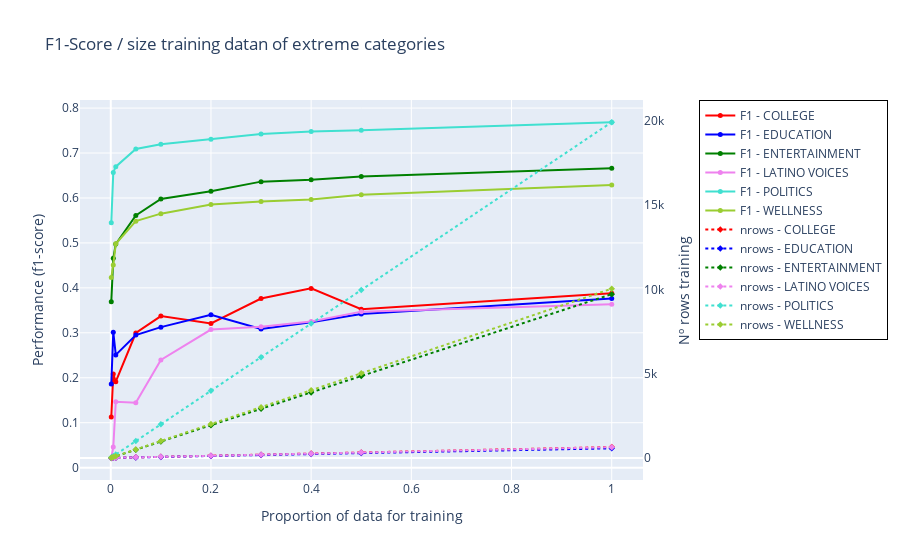

The cell this chart's notebook holds for it:
### Code cell
top_categories(sim_tops)

### Figure 1 — Plotly figure (JSON) as saved in the notebook; plotly's stock layout.template omitted (floating-point values rounded to 4 significant figures)
{"data": [{"marker": {"color": "red", "size": 5, "symbol": "circle"}, "mode": "lines+markers", "name": "F1 - COLLEGE", "type": "scatter", "x": [0.001, 0.005, 0.01, 0.05, 0.1, 0.2, 0.3, 0.4, 0.5, 1.0], "y": [0.1129, 0.2083, 0.1913, 0.2996, 0.3372, 0.3207, 0.3763, 0.3988, 0.3526, 0.388], "yaxis": "y"}, {"marker": {"color": "blue", "size": 5, "symbol": "circle"}, "mode": "lines+markers", "name": "F1 - EDUCATION", "type": "scatter", "x": [0.001, 0.005, 0.01, 0.05, 0.1, 0.2, 0.3, 0.4, 0.5, 1.0], "y": [0.1862, 0.3015, 0.2508, 0.295, 0.3126, 0.3401, 0.3087, 0.3235, 0.3418, 0.3766], "yaxis": "y"}, {"marker": {"color": "green", "size": 5, "symbol": "circle"}, "mode": "lines+markers", "name": "F1 - ENTERTAINMENT", "type": "scatter", "x": [0.001, 0.005, 0.01, 0.05, 0.1, 0.2, 0.3, 0.4, 0.5, 1.0], "y": [0.3694, 0.4657, 0.4974, 0.561, 0.5978, 0.6152, 0.6363, 0.6405, 0.6478, 0.6662], "yaxis": "y"}, {"marker": {"color": "violet", "size": 5, "symbol": "circle"}, "mode": "lines+markers", "name": "F1 - LATINO VOICES", "type": "scatter", "x": [0.001, 0.005, 0.01, 0.05, 0.1, 0.2, 0.3, 0.4, 0.5, 1.0], "y": [0.02174, 0.04589, 0.1465, 0.1446, 0.2397, 0.3072, 0.3135, 0.3251, 0.3471, 0.3636], "yaxis": "y"}, {"marker": {"color": "turquoise", "size": 5, "symbol": "circle"}, "mode": "lines+markers", "name": "F1 - POLITICS", "type": "scatter", "x": [0.001, 0.005, 0.01, 0.05, 0.1, 0.2, 0.3, 0.4, 0.5, 1.0], "y": [0.5447, 0.6569, 0.6697, 0.7091, 0.7197, 0.7305, 0.7424, 0.748, 0.7507, 0.7688], "yaxis": "y"}, {"marker": {"color": "yellowgreen", "size": 5, "symbol": "circle"}, "mode": "lines+markers", "name": "F1 - WELLNESS", "type": "scatter", "x": [0.001, 0.005, 0.01, 0.05, 0.1, 0.2, 0.3, 0.4, 0.5, 1.0], "y": [0.423, 0.4509, 0.4981, 0.5485, 0.5651, 0.5853, 0.5923, 0.5967, 0.607, 0.6287], "yaxis": "y"}, {"line": {"dash": "dot"}, "marker": {"color": "red", "size": 5, "symbol": "diamond"}, "mode": "lines+markers", "name": "nrows - COLLEGE", "type": "scatter", "x": [0.001, 0.005, 0.01, 0.05, 0.1, 0.2, 0.3, 0.4, 0.5, 1.0], "y": [1.0, 3.0, 6.0, 32.0, 64.0, 128.0, 192.0, 256.0, 321.0, 641.0], "yaxis": "y2"}, {"line": {"dash": "dot"}, "marker": {"color": "blue", "size": 5, "symbol": "diamond"}, "mode": "lines+markers", "name": "nrows - EDUCATION", "type": "scatter", "x": [0.001, 0.005, 0.01, 0.05, 0.1, 0.2, 0.3, 0.4, 0.5, 1.0], "y": [1.0, 3.0, 6.0, 28.0, 57.0, 114.0, 170.0, 227.0, 284.0, 568.0], "yaxis": "y2"}, {"line": {"dash": "dot"}, "marker": {"color": "green", "size": 5, "symbol": "diamond"}, "mode": "lines+markers", "name": "nrows - ENTERTAINMENT", "type": "scatter", "x": [0.001, 0.005, 0.01, 0.05, 0.1, 0.2, 0.3, 0.4, 0.5, 1.0], "y": [8.0, 49.0, 98.0, 486.0, 972.0, 1945.0, 2917.0, 3889.0, 4861.0, 9722.0], "yaxis": "y2"}, {"line": {"dash": "dot"}, "marker": {"color": "violet", "size": 5, "symbol": "diamond"}, "mode": "lines+markers", "name": "nrows - LATINO VOICES", "type": "scatter", "x": [0.001, 0.005, 0.01, 0.05, 0.1, 0.2, 0.3, 0.4, 0.5, 1.0], "y": [1.0, 3.0, 6.0, 32.0, 63.0, 126.0, 190.0, 253.0, 317.0, 633.0], "yaxis": "y2"}, {"line": {"dash": "dot"}, "marker": {"color": "turquoise", "size": 5, "symbol": "diamond"}, "mode": "lines+markers", "name": "nrows - POLITICS", "type": "scatter", "x": [0.001, 0.005, 0.01, 0.05, 0.1, 0.2, 0.3, 0.4, 0.5, 1.0], "y": [21.0, 100.0, 199.0, 997.0, 1993.0, 3987.0, 5981.0, 7974.0, 9969.0, 19940.0], "yaxis": "y2"}, {"line": {"dash": "dot"}, "marker": {"color": "yellowgreen", "size": 5, "symbol": "diamond"}, "mode": "lines+markers", "name": "nrows - WELLNESS", "type": "scatter", "x": [0.001, 0.005, 0.01, 0.05, 0.1, 0.2, 0.3, 0.4, 0.5, 1.0], "y": [11.0, 50.0, 101.0, 502.0, 1005.0, 2009.0, 3014.0, 4019.0, 5025.0, 10050.0], "yaxis": "y2"}], "layout": {"legend": {"bordercolor": "Black", "borderwidth": 1, "x": 1.1, "y": 1}, "title": {"text": "F1-Score / size training datan of extreme categories "}, "xaxis": {"title": {"text": "Proportion of data for training"}}, "yaxis": {"title": {"text": "Performance (f1-score)"}}, "yaxis2": {"overlaying": "y", "showgrid": false, "side": "right", "title": {"text": "Nº rows training"}}}}
